Frame 1 (no input): blank canvas, image omitted
Frame 60 (no input): blank canvas, image omitted
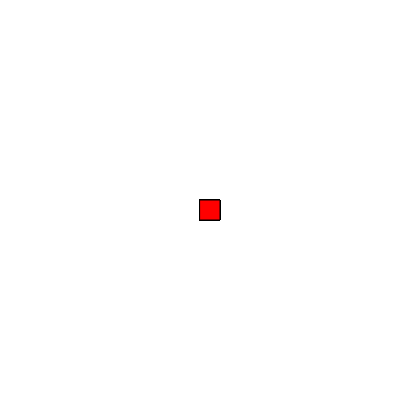
Frame 120 (the mouse pressed at the canvas centre since frame 60)

The p5.js sketch whose frames 1 and 60 were blank and that drew this single picture after the mouse press (run headless with seeded random() and noise() and a simulated clock; from frame 60 on, the mouse is pressed at the canvas centre):

// p5.js sketch
// ── sketch.js
function setup() {
    createCanvas(400, 400);
    background("white");
  }
  
  function draw() {
  
    
    stroke("black")
    fill("red");
    if(mouseIsPressed){
    rect(mouseX,mouseY,20,20);
    }
  }
